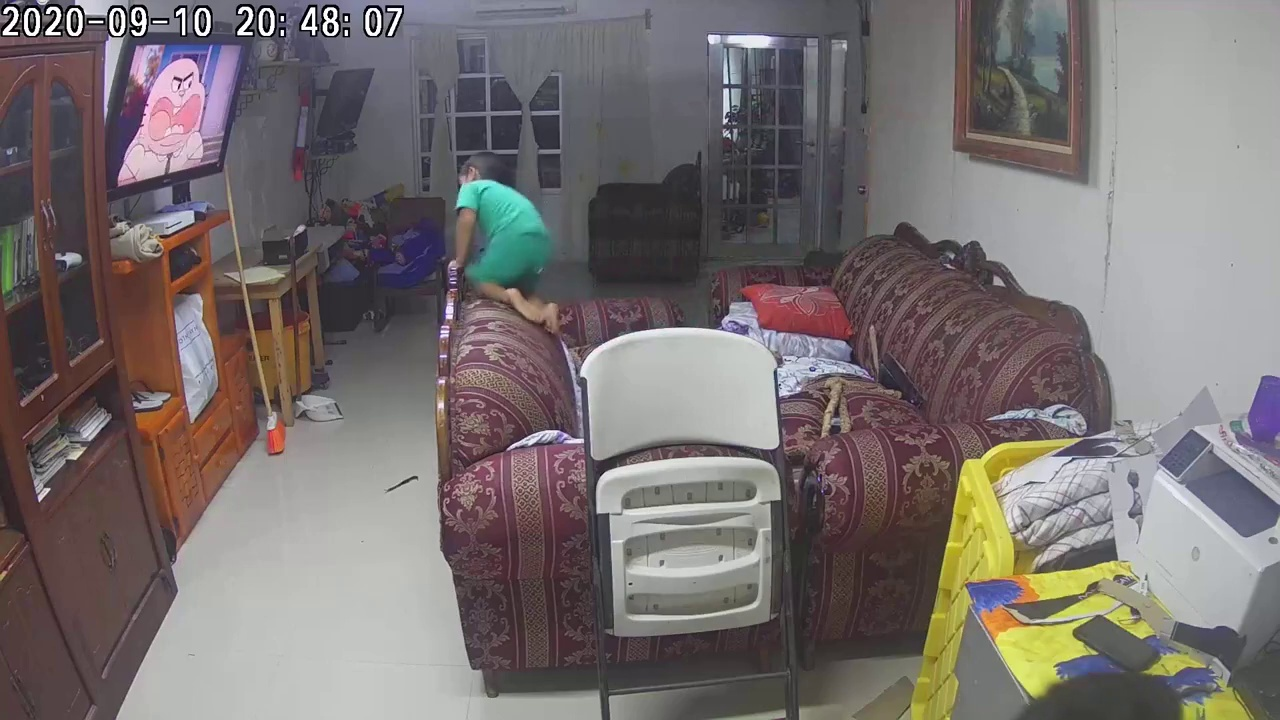
#> input picture nino/image_0001.jpg, 1280 x 720 px, found by its file name; its folder holds only this picture in this run
$ python promedioImagenes.py
#> lines starting #> are read from the running program, lines starting #| are printed output that depends on the picture; after the words box and inside, x2 and y2 are one past the last pixel; in counts of white or black regions, pixels touching at a corner belong together
import cv2
import numpy as np
import os

window = "Lucas-Kanade Optical Flow"
input_image_folder = "frames/nino"
output_video_path = "videos/LKnino.mp4"
final_output_file_path = "promedios/nino/LK.txt"

# Obtener la lista de nombres de archivos de imágenes en la carpeta de entrada
image_files = sorted(os.listdir(input_image_folder))

# Leer la primera imagen para obtener su tamaño
first_image = cv2.imread(os.path.join(input_image_folder, image_files[0]))
#> first_image is the input picture: shape (720, 1280, 3); mean B, G, R 111.8, 112.4, 119.7
height, width, _ = first_image.shape
#> height = 720; width = 1280

# Calcular el tamaño de cada cuadro en la matriz 20x20
cell_width = width // 20
#> cell_width = 64
cell_height = height // 20
#> cell_height = 36

# Crear un objeto VideoWriter para el video resultante
fourcc = cv2.VideoWriter_fourcc(*'mp4v') if cv2.VideoWriter_fourcc(*'mp4v') != -1 else cv2.VideoWriter_fourcc(*'avc1')
output_video = cv2.VideoWriter(output_video_path, fourcc, len(image_files), (width, height))

# Parámetros para el algoritmo de Lucas-Kanade
lk_params = dict(winSize=(50, 50), maxLevel=4, criteria=(cv2.TERM_CRITERIA_EPS | cv2.TERM_CRITERIA_COUNT, 10, 0.001))

# Inicializar algunas variables
old_gray = None
p0 = None
blue_vectors_count = 0  # Contador de vectores azules pintados
iteration_count = 0  # Contador de iteraciones
cell_magnitude_sum = np.zeros((20, 20))  # Matriz para almacenar la suma de magnitudes por celda
cell_count = np.zeros((20, 20), dtype=int)  # Matriz para almacenar el conteo de vectores por celda

# Lista para almacenar los promedios por celda por cada par de frames
cell_averages_per_frame = []

# Iterar sobre los nombres de archivos de imágenes
for image_file in image_files:
    # Leer la imagen actual
    frame = cv2.imread(os.path.join(input_image_folder, image_file))

    # Convertir a escala de grises
    gray = cv2.cvtColor(frame, cv2.COLOR_BGR2GRAY)
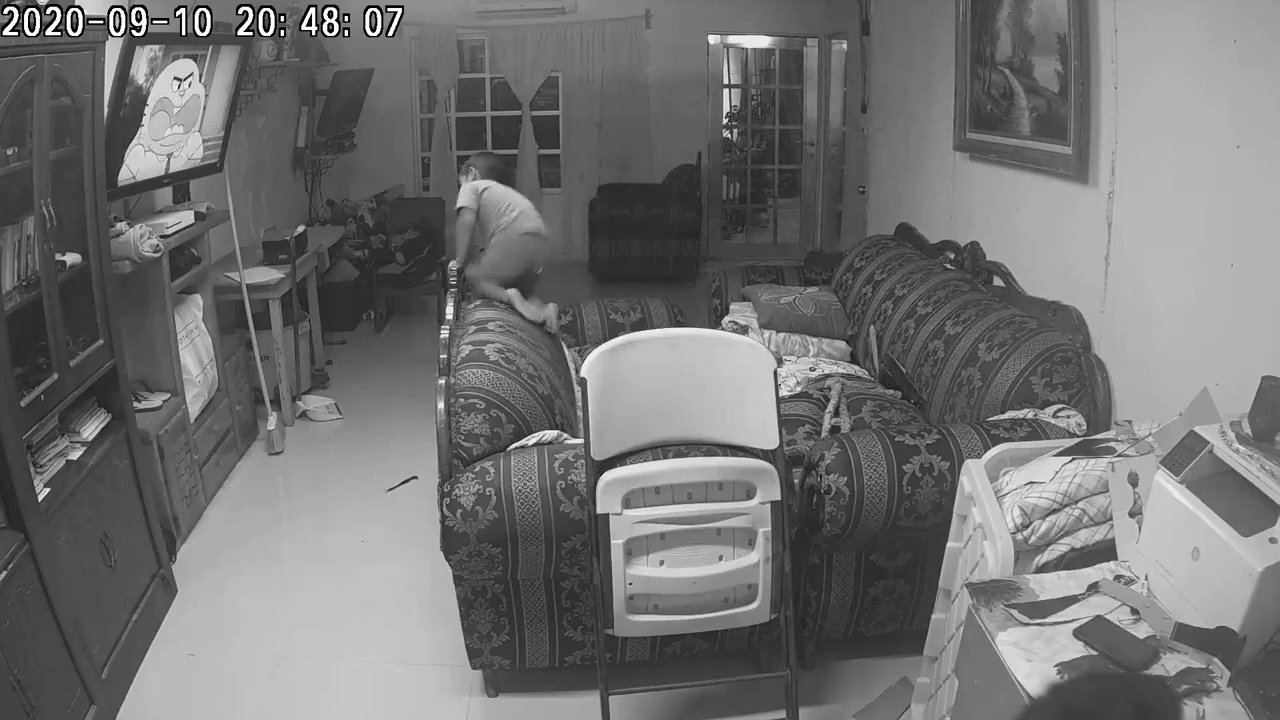
#> gray: shape (720, 1280); min 0, max 255, mean 114.5

    # Si es el primer cuadro o después de cierto tiempo, detectar esquinas nuevamente
    if old_gray is None or iteration_count % 50 == 0:
        p0 = cv2.goodFeaturesToTrack(gray, mask=None, maxCorners=200, qualityLevel=0.0008, minDistance=10, blockSize=5, k=0.004)
#> p0 = 200 rows, first 8: [4, 33], [400, 9], [330, 17], [183, 9], [282, 15], [310, 31], [138, 11], [346, 15]
        old_gray = gray.copy()

    else:
        # Calcular el flujo óptico con el algoritmo de Lucas-Kanade
        p1, st, err = cv2.calcOpticalFlowPyrLK(old_gray, gray, p0, None, **lk_params)

        # Verificar que el cálculo del flujo óptico fue exitoso
        if p1 is not None:
            # Seleccionar puntos buenos
            good_new = p1[st == 1]
            good_old = p0[st == 1]

            # Coordenadas de los puntos de inicio de los vectores azules
            blue_start_points = []

            # Dibujar los vectores de movimiento y detectar celdas con magnitud mayor a 1.5
            for i, (new, old) in enumerate(zip(good_new, good_old)):
                a, b = new.ravel()
                c, d = old.ravel()
                vector = (a - c, b - d)

                # Filtrar vectores con magnitud significativa
                magnitude = np.sqrt(vector[0] ** 2 + vector[1] ** 2)
                if magnitude > 0.5:  # Mantenemos el umbral en 0.5
                    if magnitude > 3.5: # caida
                    #if magnitude > 2: # fractura
                        color = (255, 0, 0)  # Pintar de azul si la magnitud es mayor a 1.5
                        blue_vectors_count += 1  # Incrementar el contador de vectores azules
                    else:
                        color = (0, 255, 0)  # Pintar de verde si la magnitud es menor o igual a 1.5
                    cv2.arrowedLine(frame, (int(c), int(d)), (int(c + 5 * vector[0]), int(d + 5 * vector[1])), color, 2)

                    # Registrar los puntos de inicio de los vectores azules
                    if color == (255, 0, 0):
                        blue_start_points.append((int(c), int(d)))

                    # Calcular las coordenadas de la celda correspondiente
                    cell_x = min(int(c // cell_width), 19)
                    cell_y = min(int(d // cell_height), 19)

                    # Actualizar la suma de magnitudes y el conteo de vectores por celda
                    cell_magnitude_sum[cell_y, cell_x] += magnitude
                    cell_count[cell_y, cell_x] += 1
                else:
                    # Remover los puntos de inicio de los vectores que ya no están presentes
                    blue_start_points = [(x, y) for x, y in blue_start_points if any((abs(x - px) > 5 or abs(y - py) > 5) for px, py in good_new)]

            # Pintar la celda donde comienza un vector azul de color rojo
            for x, y in blue_start_points:
                cell_x = x // cell_width
                cell_y = y // cell_height
                cv2.rectangle(frame, (cell_x * cell_width, cell_y * cell_height), ((cell_x + 1) * cell_width, (cell_y + 1) * cell_height), (0, 0, 255), -1)

            # Actualizar los puntos anteriores
            p0 = good_new.reshape(-1, 1, 2)
            old_gray = gray.copy()

    # Dibujar la cuadrícula en cada celda
    for i in range(0, width, cell_width):
        cv2.line(frame, (i, 0), (i, height), (0, 255, 255), 1)
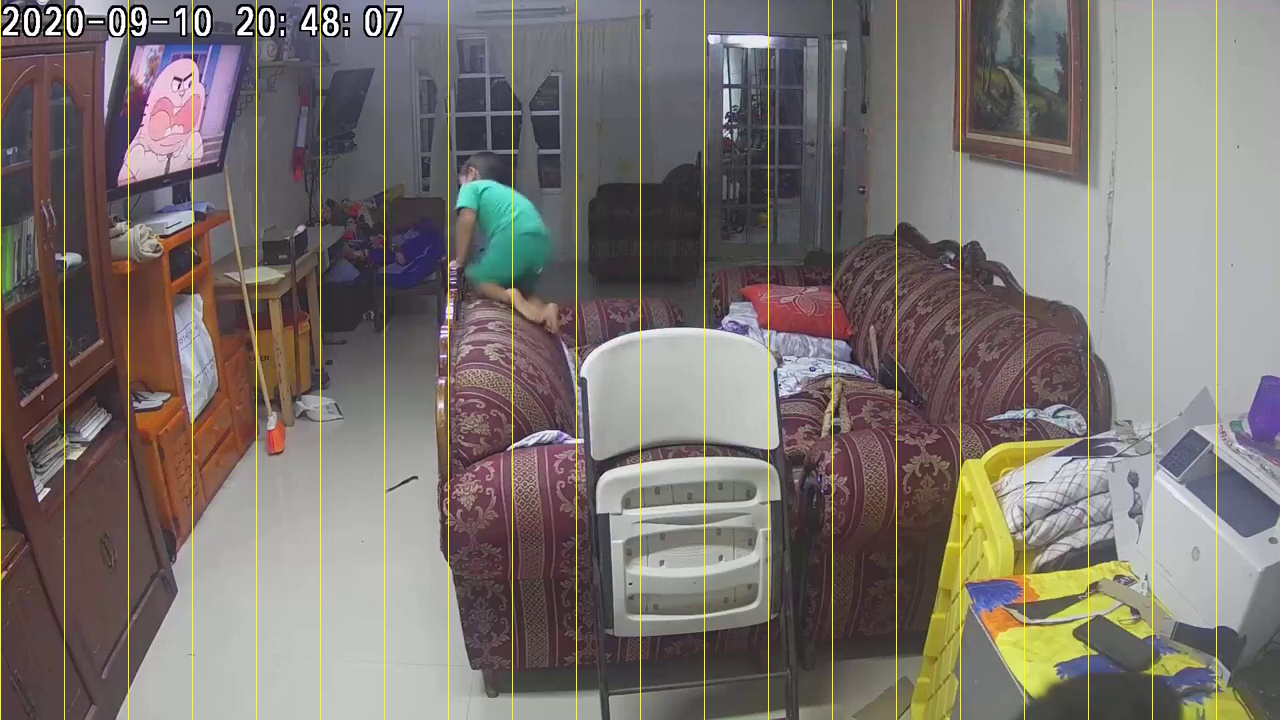
#> frame: shape (720, 1280, 3); 1.56% of pixels changed, all inside (x1, y1, x2, y2) = (0, 0, 1217, 720)
    for j in range(0, height, cell_height):
        cv2.line(frame, (0, j), (width, j), (0, 255, 255), 1)
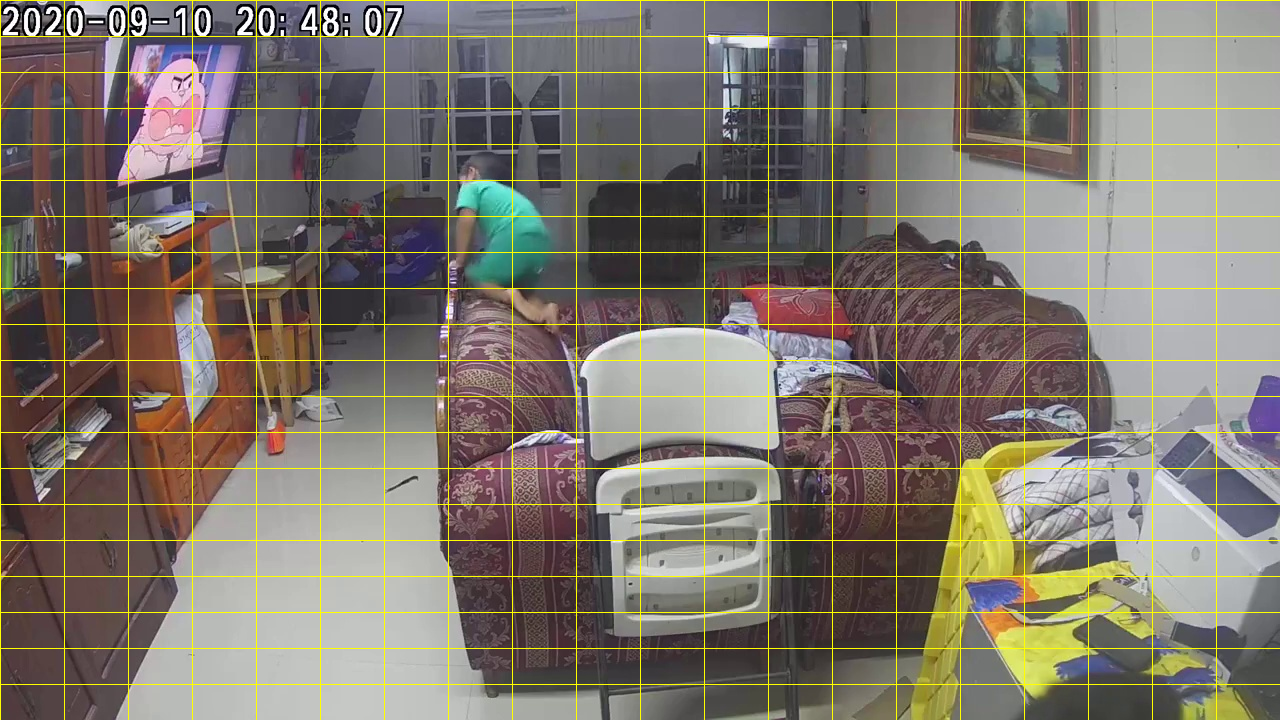
#> frame: shape (720, 1280, 3); 2.73% of pixels changed, all inside (x1, y1, x2, y2) = (1, 0, 1280, 685)

    # Escribir el cuadro en el video de salida
    output_video.write(frame)

    # Mostrar la imagen con la cuadrícula
    cv2.imshow(window, frame)

    # Imprimir el número de iteración y el número de vectores azules pintados en esta iteración
    print("Iteración:", iteration_count, "- Número de vectores azules pintados:", blue_vectors_count)

    # Reiniciar el contador de vectores azules para la próxima iteración
    blue_vectors_count = 0

    # Incrementar el contador de iteraciones
    iteration_count += 1

    # Esperar el tiempo necesario para mantener la velocidad del video original
    key = cv2.waitKey(1) & 0xFF
#> (key Esc is pressed here)

    # Si la tecla es ESC, salir
    if key == 27:
        break

    # Calcular el promedio por celda de la magnitud de los vectores
    average_magnitude_per_cell = cell_magnitude_sum / np.maximum(cell_count, 1)

    # Añadir los promedios por celda a la lista
    cell_averages_per_frame.append(average_magnitude_per_cell)

# Calcular el promedio final de los promedios por celdas
final_average_per_cell = np.mean(cell_averages_per_frame, axis=0)

# Guardar el promedio final de los promedios por celdas en el archivo final
with open(final_output_file_path, 'w') as final_file:
    final_file.write("Promedio final por celda:\n")
    for y in range(20):
        for x in range(20):
#> (the run stopped early here; a loop or call above may not have finished)
